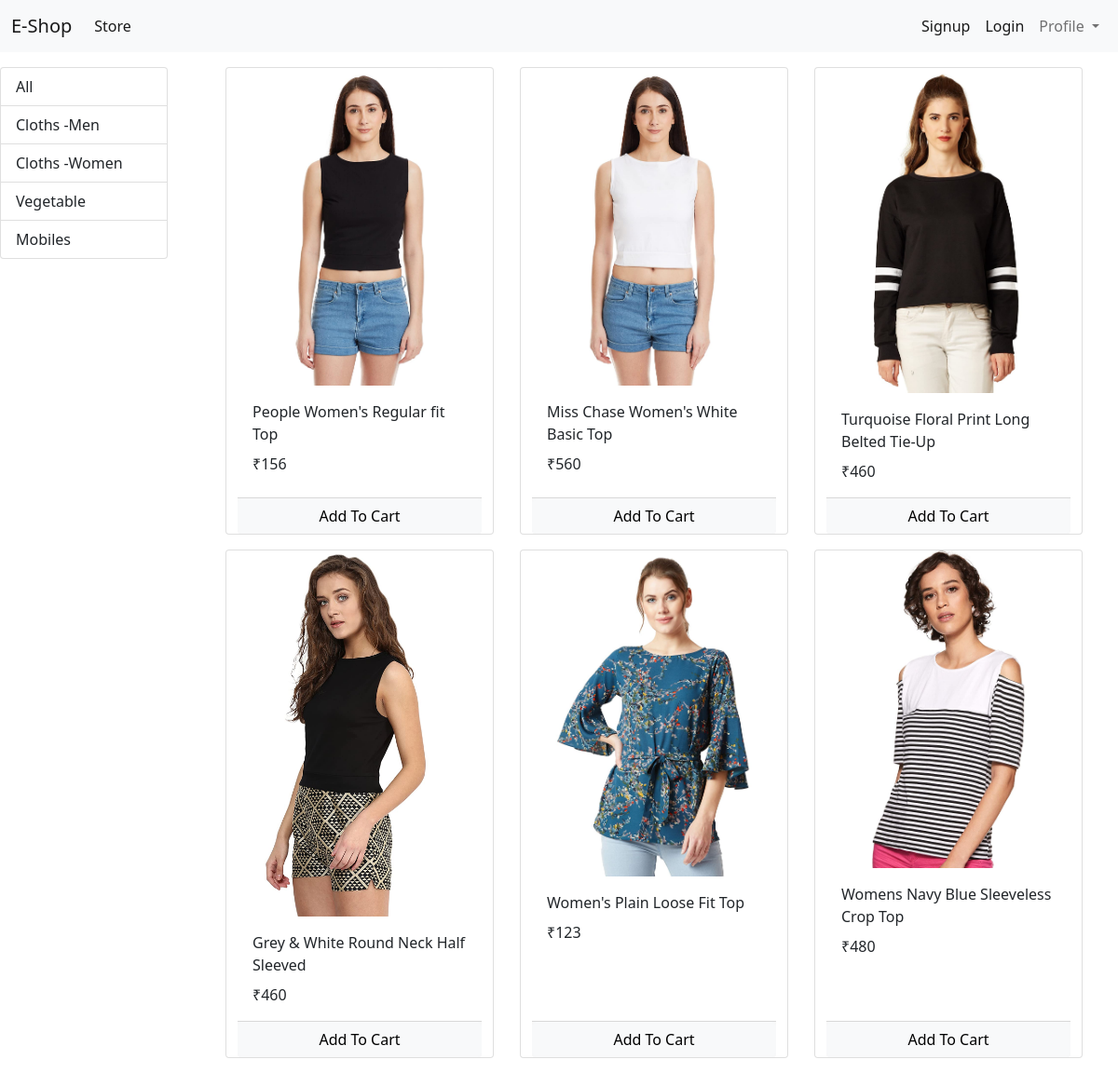
The app's page /?category=2 with its own data.
### store/models/category.py (models this page shows, shortened)
class Category(models.Model):
    name=models.CharField(max_length=50)
    @staticmethod
    def get_all_categories():
        return Category.objects.all();

### store/models/products.py (models this page shows, shortened)
class Product(models.Model):
    name=models.CharField(max_length=50)
    price=models.IntegerField(default=0)
    description=models.CharField(max_length=200,default=" ",blank=True,null=True)
    category=models.ForeignKey(Category,on_delete=models.CASCADE,default=1)
    image=models.ImageField(upload_to='uploads/products/images')
    @staticmethod
    def get_all_products_specific_category(category_id):
        if category_id:
            return Product.objects.filter(category=category_id)
        else:
            return Product.get_all_products()

### store/views/index.py (the view, shortened to what this page needs)
# urls.py: path('',index.Index.as_view(),name='home_page'),
class Index(View):
    def get(self,request):
        cart=request.session.get('cart')
        if not cart:
            request.session['cart']={}
        product = None
        categories = Category.get_all_categories()
        category = request.GET.get('category')
        if category:
            product = Product.get_all_products_specific_category(category)
        else:
            product = Product.get_all_products()
        data = {}
        data['products'] = product
        data['categories'] = categories
        return render(request, 'index.html', data)

### store/templatetags/cart.py (called while the page is built)
@register.filter(name='is_in_cart')
def is_in_cart(product,cart):
    keys=cart.keys()
    for key in keys:
        if int(key)==product.id:
            return True
    return False

### store/templatetags/custom_filter.py (called while the page is built)
@register.filter(name='currency')
def currency(price):
    return "₹"+str(price)

### store/templates/index.html (shortened to what this page needs)
{% extends 'base.html' %}
{% block content %}
{% load cart %}
{% load custom_filter %}
    <div class="row mt-3">
      <div id="categories" class="col-lg-2 mx-auto">
        <div class="list-group">
            <a href="/" class="list-group-item list-group-item-action">All</a>
            {% for category in categories %}
                <a href="/?category={{category.id}}" class="list-group-item list-group-item-action">{{category.name}}</a>
            {% endfor %}
        </div>
      </div>
      <div id="products" class="col-lg-10 mx-auto">
        <div class="container-fluid">
          <div class="row mx-auto">
              {% for product in products %}
              <div class="card mx-auto mb-3" id='{{product.id}}' style="width: 18rem;">
                  <img src={{product.image.url}} class="card-img-top" alt="Card Image Cap">
                  <div class="card-body">
                  <p class="card-title">{{product.name}}</p>
                  <p class="card-text">{{product.price|currency}}</p>
                  </div>
                  <div class="card-footer p-0 no-gutters">
						{% if product|is_in_cart:request.session.cart %}
						<div class="row no-gutters">
							<form action="/#{{product.id}}" class="col-2 " method="post">
								{% csrf_token %}
								<input hidden type="text" name='product' value='{{product.id}}'>
								<input hidden type="text" name='remove' value='True'>
								<input type="submit" value=" - " class="btn btn-block btn-light border-right">
							</form>
							<div class="text-center col">{{product|cart_quantity:request.session.cart}} in Cart</div>
							<form action="/#{{product.id}}" class="col-2 " method="post">
								{% csrf_token %}
								<input hidden type="text" name='product' value='{{product.id}}'>
								<input type="submit" value=" + " class="btn btn-block btn-light border-left">
							</form>
						</div>
						{% else %}
						<form action="/#{{product.id}}" method="POST" class="btn-block">
							<input type="submit" class="float-right btn btn-light  form-control"
								value="Add To Cart">
						</form>
						{% endif %}
					</div>
              </div>
              {% endfor %}
          </div>
      </div>
      </div>
    </div>
{% endblock %}

### records on screen
Category: name "Cloths -Men"
Category: name "Cloths -Women"
Category: name "Vegetable"
Category: name "Mobiles"
Product: image (picture), name "People Women's Regular fit Top", price "₹156"
Product: image (picture), name "Miss Chase Women's White Basic Top", price "₹560"
Product: image (picture), name "Turquoise Floral Print Long Belted Tie-Up", price "₹460"
Product: image (picture), name "Grey & White Round Neck Half Sleeved", price "₹460"
Product: image (picture), name "Women's Plain Loose Fit Top", price "₹123"
Product: image (picture), name "Womens Navy Blue Sleeveless Crop Top", price "₹480"
